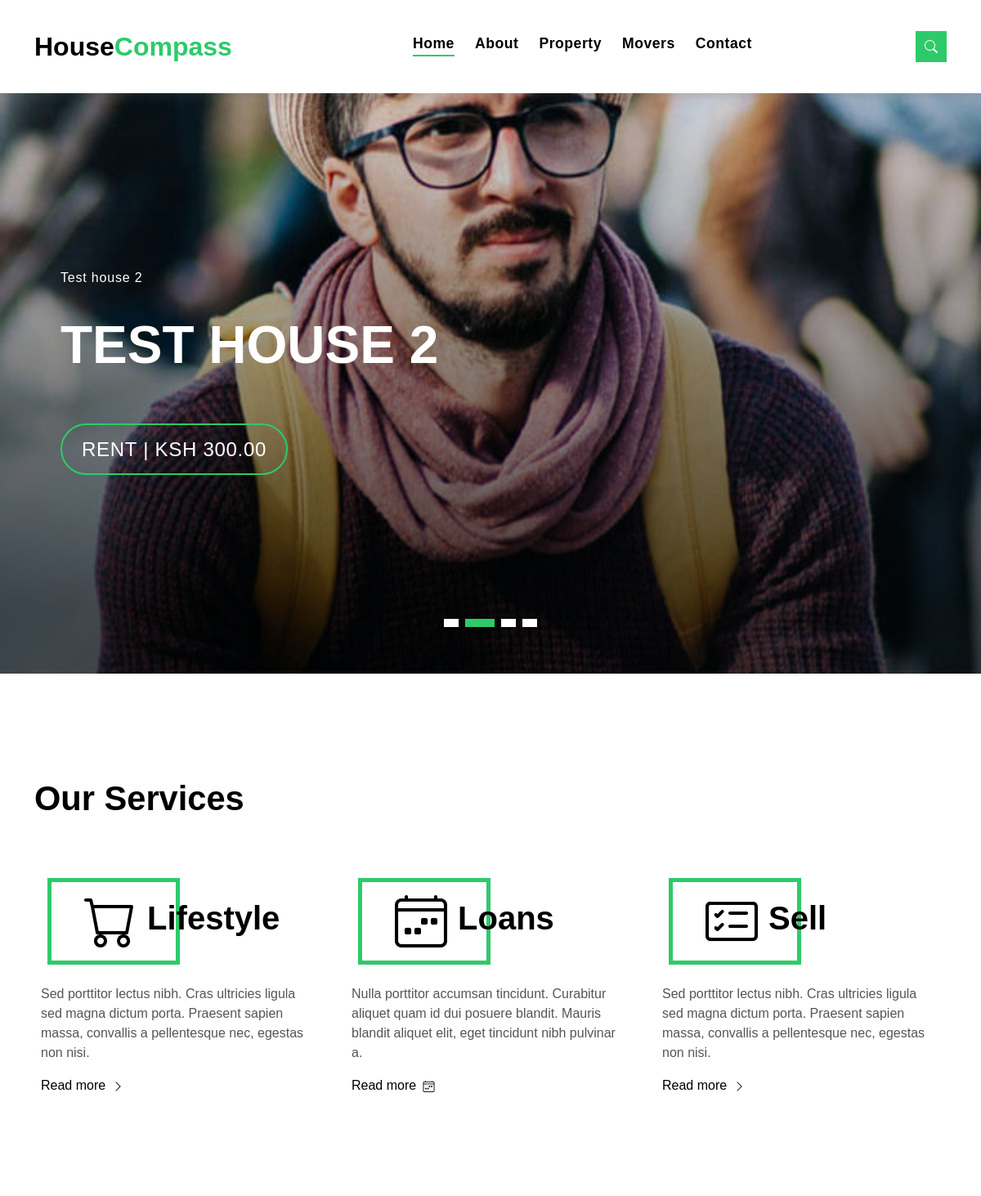
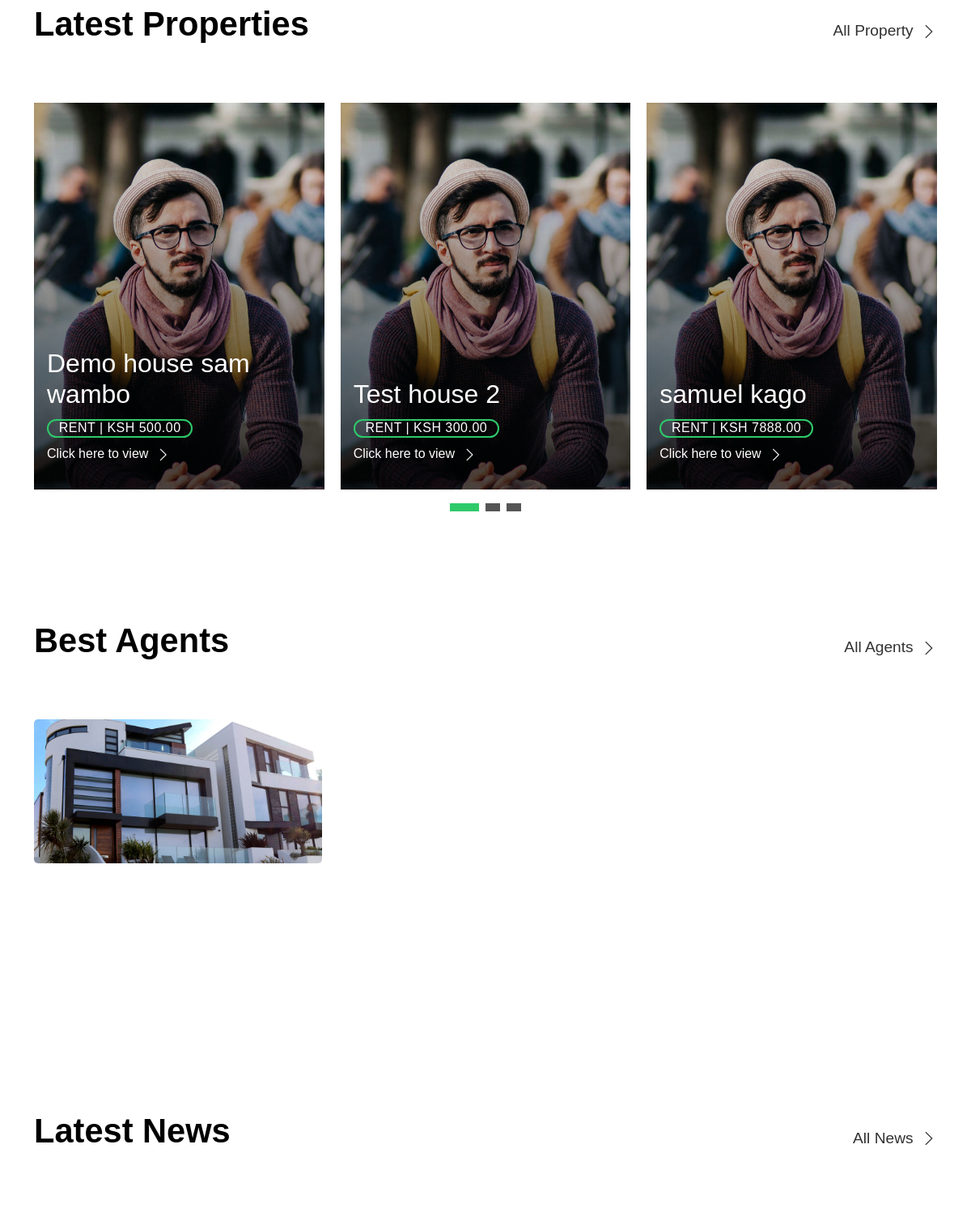
/ (upper part), run on an earlier commit of the app's database (2 pictures, top to bottom).
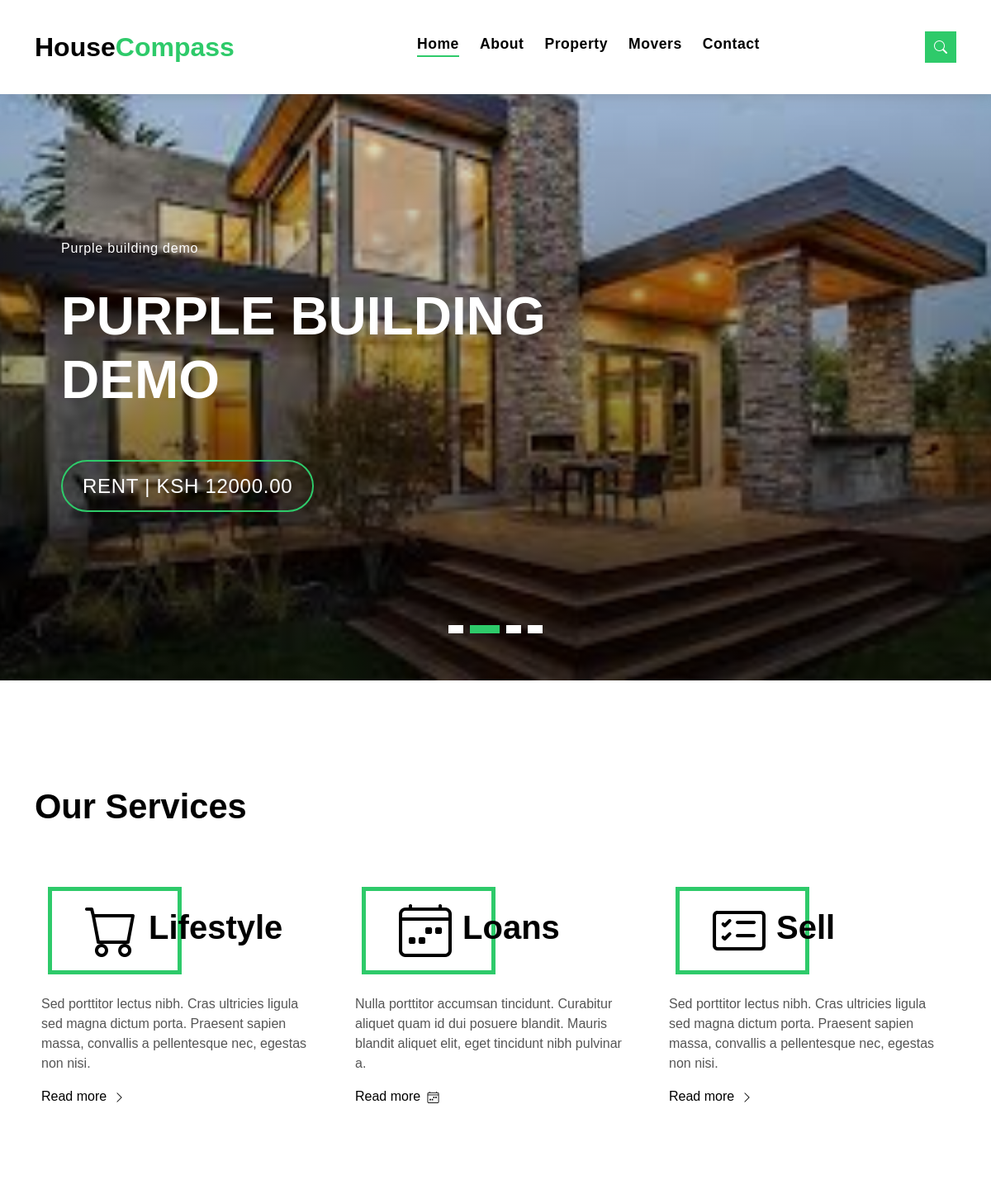
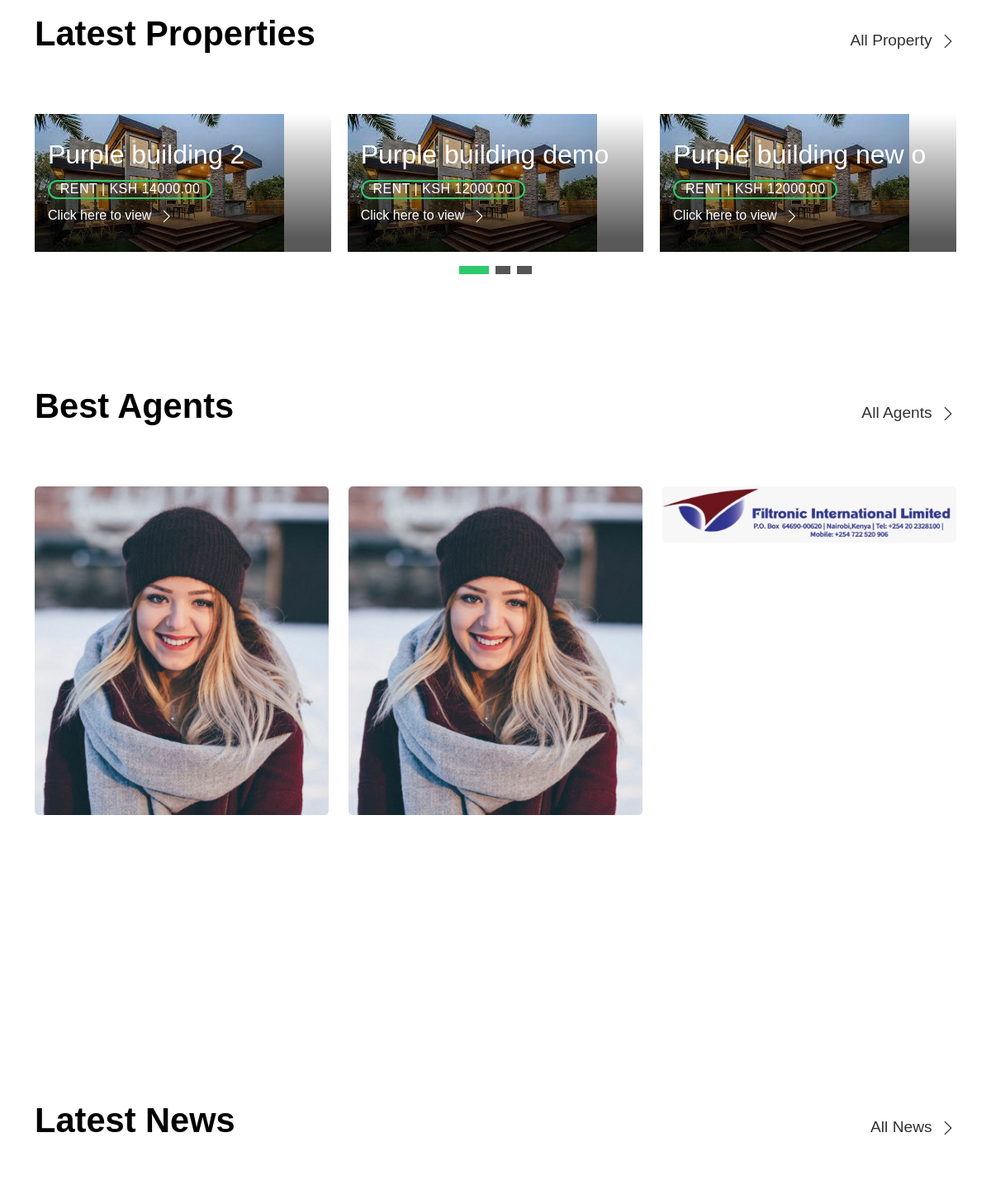
And on a later commit of the database (2 pictures, top to bottom).
### campass/models.py (models this page shows, shortened)
class House(models.Model):
    agent = models.ForeignKey(Agent, on_delete=models.CASCADE)
    name = models.CharField(max_length=100)
    description = models.CharField(max_length=500)
    house_type = models.CharField(max_length=100)
    area = models.CharField(max_length=100)
    beds = models.CharField(max_length=100)
    baths  = models.CharField(max_length=100)
    address = models.CharField(max_length=200)
    price = models.DecimalField(max_digits=10, decimal_places=2)
    image = models.ImageField(upload_to='houses')
    latitude = models.DecimalField(max_digits=20, decimal_places=10)
    longitude = models.DecimalField(max_digits=20, decimal_places=10)
    class Meta:
        ordering = ['name']

class Agent(models.Model):
    name = models.CharField(max_length=200)
    description = models.CharField(max_length=500)
    image = models.ImageField(upload_to='houses',default="houses/agent.png")
    phone_number = models.CharField(max_length=12)
    email = models.EmailField()
    class Meta:
        ordering = ['name']

### campass/views.py (the view)
# urls.py: path('', IndexList.as_view(), name='home'),
class IndexList(ListView):
    model = Agent
    template_name='index.html'
    context_object_name = 'agents'
    def get_context_data(self, **kwargs):
        context = super().get_context_data(**kwargs)
        houses = House.objects.all()
        context['houses'] = houses
        return context

### templates/index.html (shortened to what the changed rows need)
{%extends 'base.html'%}
{%load static %}
{%block content%}
{%load static %}
  <div class="intro intro-carousel swiper position-relative">
    <div class="swiper-wrapper">
		{% for house in houses %}
			{% if forloop.counter < 5 %}
      <div class="swiper-slide carousel-item-a intro-item bg-image" style="background-image: url('{{ house.image.url }}')">
        <div class="overlay overlay-a"></div>
        <div class="intro-content display-table">
          <div class="table-cell">
            <div class="container">
              <div class="row">
                <div class="col-lg-8">
                  <div class="intro-body">
                    <p class="intro-title-top">
						{{house.name}}
                      <br>
                    </p>
                    <h1 class="intro-title mb-4 ">
                      {{house.name}}
                    </h1>
                    <p class="intro-subtitle intro-price">
                      <a href="#"><span class="price-a">rent | Ksh {{house.price}}</span></a>
                    </p>
                  </div>
                </div>
              </div>
            </div>
          </div>
        </div>
      </div>
	  {% endif %}
	  {% endfor %}
    </div>
  </div>
<main id="main">
	 <section class="section-services section-t8">
		<div class="container">
		  <div class="row">
			<div class="col-md-12">
			  <div class="title-wrap d-flex justify-content-between">
				<div class="title-box">
				  <h2 class="title-a">Our Services</h2>
				</div>
			  </div>
			</div>
		  </div>
		  <div class="row">
			<div class="col-md-4">
			  <div class="card-box-c foo">
				<div class="card-header-c d-flex">
				  <div class="card-title-c align-self-center">
					<h2 class="title-c">Lifestyle</h2>
				  </div>
				</div>
			  </div>
			</div>
			<div class="col-md-4">
			  <div class="card-box-c foo">
				<div class="card-header-c d-flex">
				  <div class="card-title-c align-self-center">
					<h2 class="title-c">Loans</h2>
				  </div>
				</div>
			  </div>
			</div>
			<div class="col-md-4">
			  <div class="card-box-c foo">
				<div class="card-header-c d-flex">
				  <div class="card-title-c align-self-center">
					<h2 class="title-c">Sell</h2>
				  </div>
				</div>
			  </div>
			</div>
		  </div>
		</div>
	  </section>
	  <section class="section-property section-t8">
		<div class="container">
		  <div class="row">
			<div class="col-md-12">
			  <div class="title-wrap d-flex justify-content-between">
				<div class="title-box">
				  <h2 class="title-a">Latest Properties</h2>
				</div>
			  </div>
			</div>
		  </div>
		  <div id="property-carousel" class="swiper">
			<div class="swiper-wrapper">
			{% for house in houses %}
			{% if forloop.counter < 4 %}
			  <div class="carousel-item-b swiper-slide">
				<div class="card-box-a card-shadow">
				  <div class="img-box-a">
					<img src="{{ house.image.url }}" alt="" class="img-a img-fluid">
				  </div>
				  <div class="card-overlay">
					<div class="card-overlay-a-content">
					  <div class="card-header-a">
						<h2 class="card-title-a">
						  <a href="property-single.html">
							<br /> {{house.name}}</a>
						</h2>
					  </div>
					  <div class="card-body-a">
						<div class="price-box d-flex">
						  <span class="price-a">rent | Ksh {{ house.price }}</span>
						</div>
						<a href="{% url 'house' house.id %}" class="link-a">Click here to view
						  <span class="bi bi-chevron-right"></span>
						</a>
					  </div>
					</div>
				  </div>
				</div>
			  </div>
			  {% endif %}
			{% endfor %}
			</div>
		  </div>
		</div>
	  </section>
	  <section class="section-agents section-t8">
		<div class="container">
		  <div class="row">
			<div class="col-md-12">
			  <div class="title-wrap d-flex justify-content-between">
				<div class="title-box">
				  <h2 class="title-a">Best Agents</h2>
				</div>
			  </div>
			</div>
		  </div>
		  <div class="row">
			{% for agent in agents %}
			{% if forloop.counter < 4 %}
			<div class="col-md-4">
				<div class="card-box-d">
				  <div class="card-img-d">
					<img src="{{ agent.image.url }}" alt="" class="img-d img-fluid" style="border-radius: 5px;">
				  </div>
				  <div class="card-body">
					<div class="r">
						<div class="card-header-d">
						  <div class="card-title-d align-self-center">
						  </div>
						</div>
						<div class="card-body-d">
						</div>
					  </div>
				  </div>
				</div>
			  </div>
			{% endif %}
			{% endfor %}
		  </div>
		</div>
	  </section>
	  <section class="section-news section-t8">
		<div class="container">
		  <div class="row">
			<div class="col-md-12">
			  <div class="title-wrap d-flex justify-content-between">
				<div class="title-box">
				  <h2 class="title-a">Latest News</h2>
				</div>
			  </div>
			</div>
		  </div>
		</div>
	  </section>
</main>
{%endblock content%}

What changed in the data, as far as the page shows it:
removed House: image (picture), name "Test house 2", name "TEST HOUSE 2", price "300.00"
removed House: image (picture), name "Demo house sam wambo", price "500.00", shown under "Latest Properties"
removed House: image (picture), name "samuel kago", price "7888.00", shown under "Latest Properties"
removed Agent: image (picture)
added House: image (picture), name "Purple building demo", name "PURPLE BUILDING DEMO", price "12000.00"
added House: image (picture), name "Purple building 2", price "14000.00", shown under "Latest Properties"
added House: image (picture), name "Purple building new o", price "12000.00", shown under "Latest Properties"
added Agent: image (picture)
added Agent: image (picture)
added Agent: image (picture)
